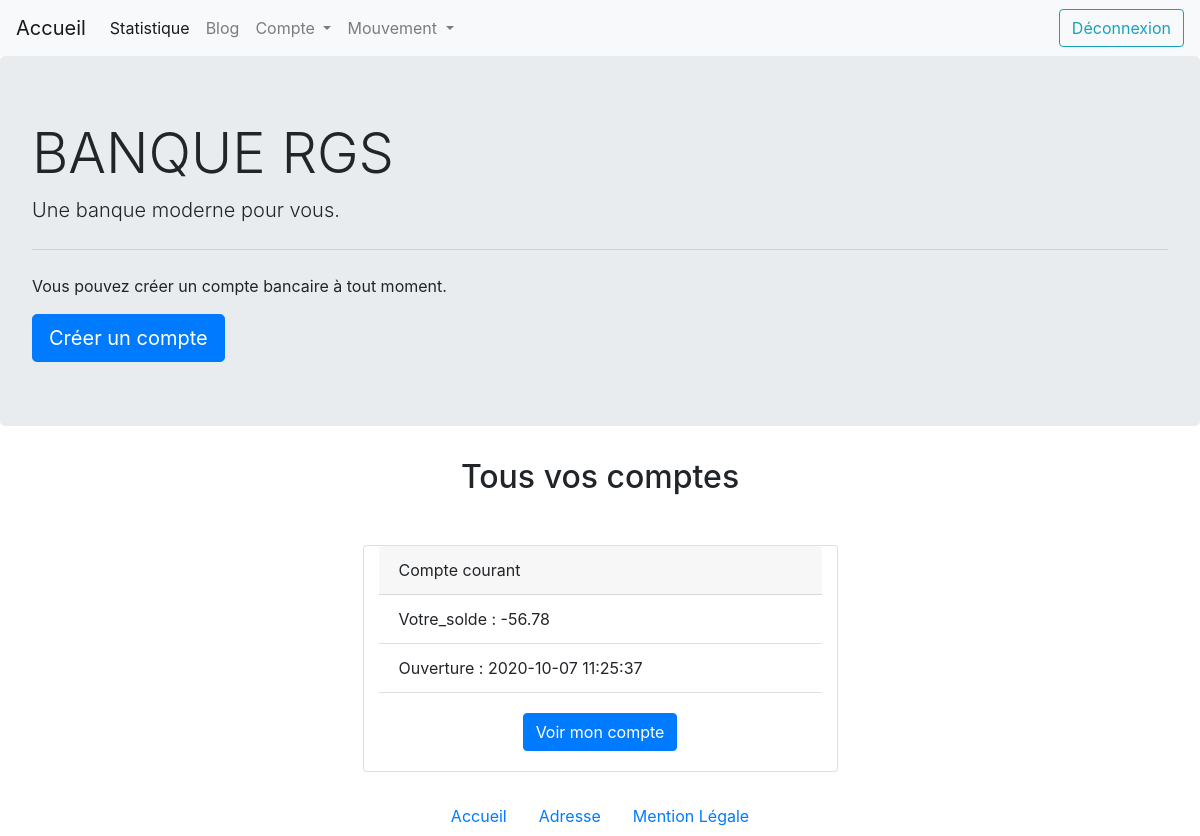
/index.php (signed in), run on the app's committed database.
### tables this page shows
CREATE TABLE Account(
  id INT UNSIGNED NOT NULL AUTO_INCREMENT,
  amount DECIMAL(11,2) NOT NULL,
  opening_date TIMESTAMP NOT NULL,
  account_type VARCHAR(50) NOT NULL,
  user_id INT UNSIGNED,
  PRIMARY KEY (id),
  FOREIGN KEY (user_id) REFERENCES User(id)
);

### index.php (the view)
<?php
  include "template/nav.php";
  include "template/header.php";
?>
<?php
  $info_user = $_SESSION["user_email"];
  $query = $db->prepare(
    "SELECT DISTINCT a.id AS a_id, a.amount AS Votre_solde, a.opening_date AS Ouverture, a.account_type, o.operation_type AS Dernière_transaction, o.amount AS montant, o.registered AS Enregistré_le, o.label
    FROM User AS u
    INNER JOIN Account AS a
    ON u.id = a.user_id AND u.id = :user_id
    -- show account even there is no operation
    LEFT JOIN Operation AS o
    ON a.id = o.account_id
    WHERE o.id IN (SELECT MAX(o.id)
    FROM Operation AS o
    GROUP BY o.account_id)
    OR a.id NOT IN (SELECT o.account_id
    FROM Operation AS o)"
  );
  $result = $query->execute([
    "user_id" => $info_user["id"]
  ]);
  $account_user = $query->fetchAll(PDO::FETCH_ASSOC);
 ?>
<h2 class="text-center my-4">Tous vos comptes</h2>
<div class="container">
  <div class="row">
<?php foreach ($account_user as $key => $accounts): ?>
      <div class="card col-10 col-md-5 mx-auto my-4" style="width: 18rem;">
        <div class="card-header">
          <?php echo $accounts["account_type"] ?>
        </div>
        <ul class="list-group list-group-flush">
        <?php foreach ($accounts as $keys => $account): ?>
          <?php if (!empty($account) && $keys !== "account_type" && $keys !== "a_id"): ?>
              <li class="list-group-item"><?php echo $keys . ' : ' . $account ?></li>
          <?php endif; ?>
        <?php endforeach; ?>
        </ul>
        <div class="card-body d-flex justify-content-center align-items-center">
          <a href="showaccount.php<?php echo '?id=' . $accounts["a_id"]?>" class="btn btn-primary">Voir mon compte</a>
        </div>
      </div>
<?php endforeach; ?>
  </div>
</div>
<?php
  include "template/footer.php";
?>

### data on the page
account: account_type "Compte courant", keys "Votre_solde", amount "-56.78", keys "Ouverture", opening_date "2020-10-07 11:25:37"
